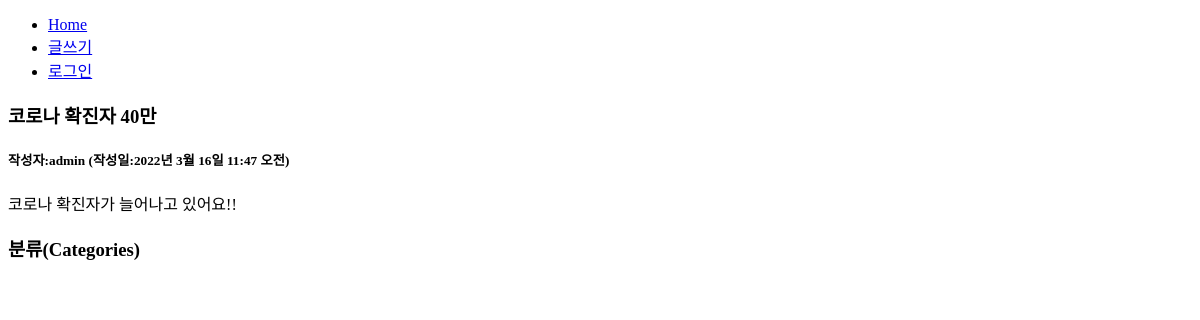
/blog/2/, run on an earlier commit of the app's database.
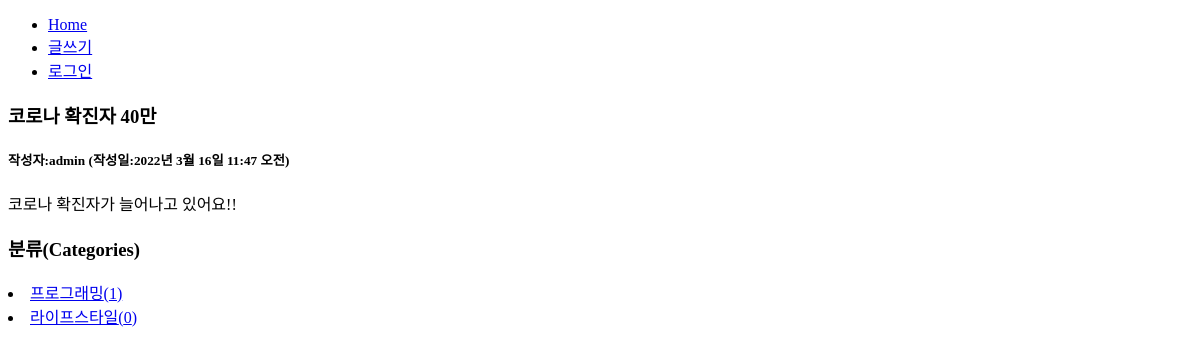
And on a later commit of the database.
### blog/models.py (models this page shows)
class Category(models.Model):
    name = models.CharField(max_length=50, unique=True)  #카테고리 이름
    slug = models.SlugField(max_length=200, unique=True, allow_unicode=True)  #한글인코딩
    def __str__(self):
        return self.name
    def get_absolute_url(self):
        return "/blog/category/{}".format(self.slug)
    class Meta:
        verbose_name_plural = 'Categories'

### blog/views.py (the view)
# urls.py: path('<int:post_id>/', views.detail, name='detail'),
def detail(request, post_id):
    post = get_object_or_404(Post, pk=post_id)
    categories = Category.objects.all()
    context = {'post': post, 'categories': categories}
    return render(request, 'blog/post_detail.html', context)

### templates/blog/post_detail.html (shortened to what this page needs)
<!DOCTYPE html>
<html lang="ko">
{% load static %}
<head>
</head>
<body>
    <div id="container">
       {% include 'navbar.html' %}
        <section id="detail">
             <h3>{{ post.title }}</h3>
             <h5>작성자:{{ post.author }} (작성일:{{ post.pub_date }})</h5>
             <p>{{ post.content | linebreaks }}</p>
        </section>
        <aside>
            <h3>분류(Categories)</h3>
            <div>
                {% for category in categories %}
                <li>
                    <a href="{{ category.get_absolute_url }}">
                    {{ category }}({{ category.post_set.count }})</a>
                </li>
                {% endfor %}
            </div>
        </aside>
    </div>
</body>
</html>

What changed in the data, as far as the page shows it:
added Category: name "프로그래밍", post_set.count "1"
added Category: name "라이프스타일", post_set.count "0"
